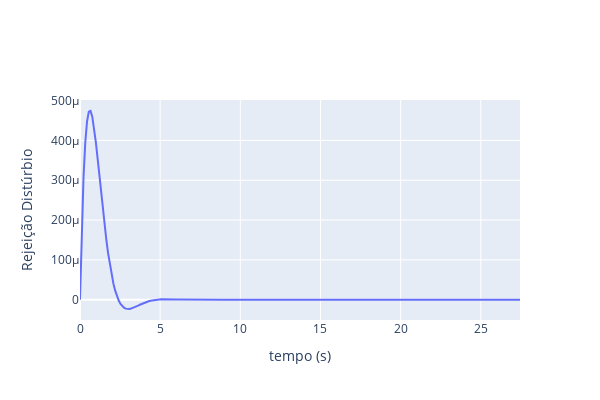

Source (notebook cell):
### Code cell
# Análise rejeição do distúrbio:
ftRD = G/(1+MA)
analiseDegrau(ftRD, "Rejeição Distúrbio", False)

### Figure 1 — Plotly figure (JSON) as saved in the notebook; plotly's stock layout.template omitted (floating-point values rounded to 4 significant figures; data arrays with more than 128 entries replaced by an {"elided": "..."} marker saying what was removed)
{"data": [{"mode": "lines", "name": "Rejeição Distúrbio", "type": "scatter", "x": {"elided": "251 float values"}, "y": {"elided": "251 float values"}}], "layout": {"height": 400, "width": 600, "xaxis": {"title": {"text": "tempo (s)"}}, "yaxis": {"title": {"text": "Rejeição Distúrbio"}}}}
